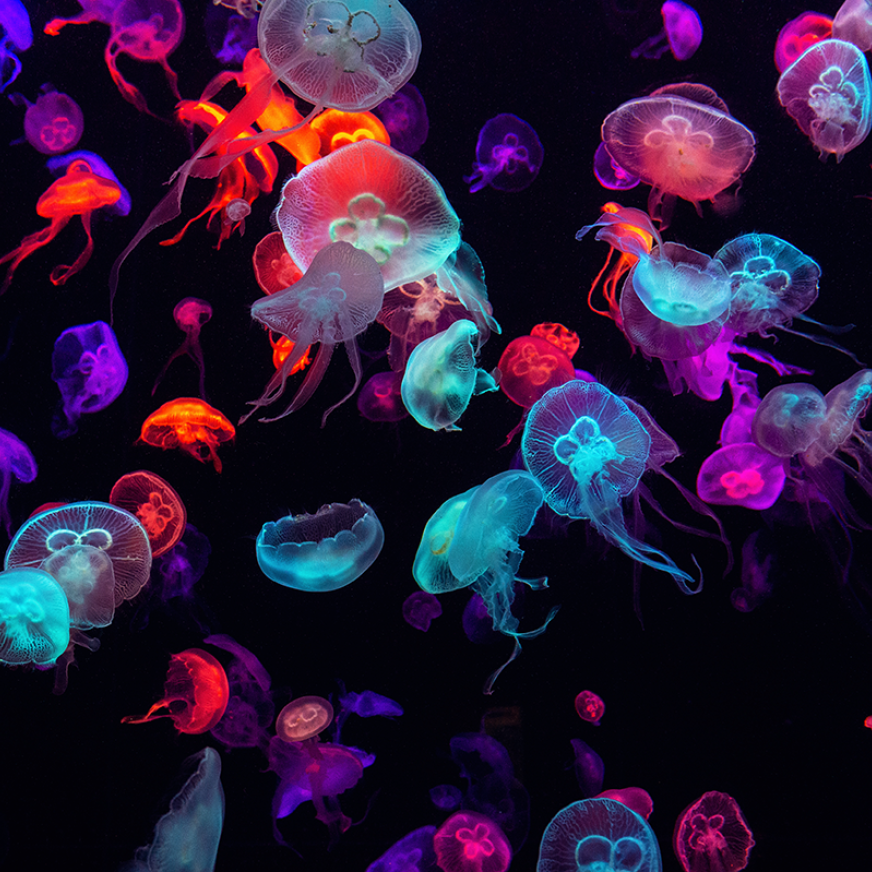
#> input picture assets/images/bg_jellyfish.png, 872 x 872 px
$ python '2.3. Image Formats.py'
#> lines starting #> are read from the running program, lines starting #| are printed output that depends on the picture
# %% [markdown]
# **Jarrian Vince G. Gojar**\
# Instructor I\
# *College of Information and Communications Technology, Sorsogon State University, Philippines*

# %% [markdown]
# # Introduction
#
# Storing an image digitally can be a very simple concept where in which each pixel is stored in three bytes (one each for color channel). However, there are different ways to store images digitally, and the format of the image when stored can affect the image's quality and file size. For example, the `JPEG` format is a lossy format which means that some image quality is lost when the image is compressed and saved, while the `PNG` format is a lossless format which means that no image quality is lost when the image is saved.
#
# A common smartphone can capture an image with a resolution of `4160x2340` pixels, which is over 9 million pixels. Furthermore, this image is a color image, signifying that each pixel is represented by three bytes (one each for the red, green, and blue color channels). This means that a single image can require over 29 million bytes (or 29 megabytes) of storage space. If images were stored in this like this, they would take up a huge amount of storage space, and it would be difficult to share them over the internet. Therefore, images are typically compressed before they are stored or shared. Greater compression can lead to a smaller file size, but it can also lead to a loss of image quality.
#
# Common Types of Image Formats:
#
# 1. Bitmap (BMP)
# 2. JPEG (Joint Photographic Experts Group)
# 3. GIF (Graphics Interchange Format)
# 4. TIFF (Tagged Image File Format)
# 5. PNG (Portable Network Graphics)
#
# **Read More:**
#
# - [Image File Formats by Adobe](https://www.adobe.com/acrobat/hub/guide-to-image-file-formats.html)
# - [Image File Formats by Wikipedia](https://en.wikipedia.org/wiki/Image_file_formats)

# %% [markdown]
# # Initial Setup

# %%
# Import required packages:
import os
import cv2
import PIL
import numpy as np
import matplotlib.pyplot as plt

# Read an image
image_path = '../../assets/images/bg_jellyfish.png'
original_image = cv2.imread(image_path)
#> original_image is the input picture: shape (872, 872, 3); mean B, G, R 55.4, 26.1, 44.7
original_image = cv2.cvtColor(original_image, cv2.COLOR_BGR2RGB)

# Display the image
plt.figure("Original Image")
plt.imshow(original_image)
plt.axis('off')
plt.title(f'(a) Original Image', y=-0.1)
plt.show()

# %% [markdown]
# # Bitmaps
#
# A bitmap is a way to represent a grid of pixels.For grayscale images, each pixel is represented by one byte, where 0 is black and 255 is white. For color images, each pixel is represented by three bytes, where each byte represents the intensity of red, green, or blue.
#
# **Read More:**
#
# - [Bitmap](https://en.wikipedia.org/wiki/Bitmap)

# %% [markdown]
# # JPEG (Joint Photographic Experts Group)
#
# `JPEG` is a lossy compression algorithm that is commonly used for photographic images. The `JPEG` standard defines how an image is compressed into a stream of bytes and how the image is decompressed back into an image. The `JPEG` standard is widely used for storing and transmitting images on the internet. This format sacrifices some image quality to achieve high compression ratios. Since most photographs do not contain exceedingly sharp edges, the loss of quality is usually not noticeable. The `JPEG` compression converts the image into the `YCbCr` color space and then applies the Discrete Cosine Transform (`DCT`) to the image. The `DCT` is a mathematical technique that converts an image into a set of frequencies. The `DCT` is similar to the Fourier Transform, but it is more efficient for images.
#
# **Read More:**
#
# - [`JPEG` - Wikipedia](https://en.wikipedia.org/wiki/`JPEG`)
# - [`JPEG` Standard](https://www.w3.org/Graphics/`JPEG`/itu-t81.pdf)

# %%
# Convert the image to JPEG format
jpeg_image_path = '../../assets/images/bg_jellyfish.jpg'

# Save the image in JPEG format and in RGB color space
cv2.imwrite(jpeg_image_path, cv2.cvtColor(original_image, cv2.COLOR_RGB2BGR), [cv2.IMWRITE_JPEG_QUALITY, 90])

# Read the JPEG image
jpeg_image = cv2.imread(jpeg_image_path)
jpeg_image = cv2.cvtColor(jpeg_image, cv2.COLOR_BGR2RGB)

# Compare the original(PNG) and JPEG images
print('PNG vs JPEG Image')
plt.figure("PNG vs JPEG Image")

plt.subplot(1, 2, 1)
plt.imshow(original_image)
plt.title(f'(a) Original Image (PNG)', y=-0.15)
plt.axis('off')

plt.subplot(1, 2, 2)
plt.imshow(jpeg_image)
plt.title(f'(b) JPEG Image', y=-0.15)
plt.axis('off')

plt.show()

print("PNG Details")
print("Resolution:", f"{original_image.shape[1]}x{original_image.shape[0]}")
#| Resolution: 872x872
print("Size (KB):", f"{os.path.getsize(image_path) / 1024:.2f} KB")
print("Size (MB):", f"{os.path.getsize(image_path) / (1024 * 1024):.2f} MB")

print("\nJPEG Details")
print("Resolution:", f"{jpeg_image.shape[1]}x{jpeg_image.shape[0]}")
#| Resolution: 872x872
print("Size (KB):", f"{os.path.getsize(jpeg_image_path) / 1024:.2f} KB")
print("Size (MB):", f"{os.path.getsize(jpeg_image_path) / (1024 * 1024):.2f} MB")

# %% [markdown]
# The code above shows the comparison between the original `PNG` image and the `JPEG` image. The `JPEG` image is compressed using the `JPEG` algorithm, which results in a smaller file size. The `JPEG` image is visually similar to the original `PNG` image, but it has a smaller file size.

# %% [markdown]
# # GIF (Graphics Interchange Format)
#
# `GIF` is a bitmap image format that was developed by a team at the online services provider `CompuServe` led by American computer scientist `Steve Wilhite` on `June 15, 1987`. Since then, it was widely used on the World Wide Web due to its wide support and portability. `GIF` uses a palette to store color information, and it supports animations. A look-up table of 256 colors (RGB) is used to represent the image. `GIF` images are compressed using the `Lempel-Ziv-Welch (LZW)` lossless data compression technique to reduce the file size without losing the image quality. `GIF` has far too few colors to be a good format for photographs, therefore a `GIF` compression will estimate the color palette of the image and reduce the number of colors in the image to 256 or less. Although `GIF` is not suitable for photographs, it is an excellent format for images with large areas of solid color, like logos, icons, and simple drawings.
#
# **Read More:**
#
# - [`GIF` - Wikipedia](https://en.wikipedia.org/wiki/`GIF`)

# %%
# Read an image
image_PIL = PIL.Image.open(image_path)

# Convert the image to GIF format
gif_image_path = '../../assets/images/bg_jellyfish.gif'

# Save the image in GIF format
image_PIL.save(gif_image_path, format='GIF')

# Read the GIF image
gif_image = PIL.Image.open(gif_image_path)

# Compare the original(PNG) and GIF images
print('PNG vs GIF Image')

plt.figure("PNG vs GIF Image")

plt.subplot(1, 2, 1)
plt.imshow(original_image)
plt.title(f'(a) Original Image (PNG)', y=-0.15)
plt.axis('off')

plt.subplot(1, 2, 2)
plt.imshow(gif_image)
plt.title(f'(b) GIF Image', y=-0.15)
plt.axis('off')

plt.show()

print("PNG Details")
print("Resolution:", f"{original_image.shape[1]}x{original_image.shape[0]}")
#| Resolution: 872x872
print("Size (KB):", f"{os.path.getsize(image_path) / 1024:.2f} KB")
print("Size (MB):", f"{os.path.getsize(image_path) / (1024 * 1024):.2f} MB")

print("\nGIF Details")
print("Resolution:", f"{gif_image.size[0]}x{gif_image.size[1]}")
#| Resolution: 872x872
print("Size (KB):", f"{os.path.getsize(gif_image_path) / 1024:.2f} KB")
print("Size (MB):", f"{os.path.getsize(gif_image_path) / (1024 * 1024):.2f} MB")

# %% [markdown]
# The above code demonstrates how to convert an image to GIF format. The image is
# read using the PIL library, and the image is saved in GIF format using the
# `save()` method. The GIF image is then read and displayed using the `imshow()`
# function of the matplotlib library.
#
# As shown in the output, the GIF image has a smaller file size compared to the
# original PNG image. However, some details are lost in the GIF image due to the
# reduction in the number of colors.

# %% [markdown]
# # TIFF (Tagged Image File Format)
#
# The `TIFF` format is a flexible format that normally saves 8 or 16 bits per color (red, green, blue) for a total of 24 or 48 bits. `TIFF`s also support layers, alpha channels, and annotations. The format is widely supported by image-manipulation applications, by publishing and page layout applications, and by scanning, faxing, word processing, optical character recognition, and other applications.
#
# `TIFF` format can store data with or without compression. If the data is not compressed, then `TIFF` files can be larger than bitmap files. Scanner software often saves scanned images as `TIFF` files which allows the user to view the raw image data in the file. This is actually useful to companies which will modify the image by inserting new data fields into the image file. Standard `TIFF` files will not be able to display the new data fields and may not be able to display the image at all.
#
# **Read More:**
#
# - [`TIFF` (Tagged Image File Format)](https://en.wikipedia.org/wiki/TIFF)

# %% [markdown]
# # PNG (Portable Network Graphics)
#
# The `PNG` format was designed for transmitting images over the internet, thus gaining its name "Portable Network Graphics". It is a lossless compression which means that it creates files that are larger than `JPEGs`, but it does not lose any information in the process. `PNGs` are ideal for images that require transparency and for images that need to be edited and saved multiple times. Unlike `JPEGs`, `PNGs` support transparency. This means that you can have an image with a transparent background that allows you to place the image on top of another image or background. This is useful for logos and other images that require a transparent background. PNG supports RGBA color space, which means that it can store an additional channel for transparency. This channel is called the Alpha channel and it stores information about how opaque each pixel is. This allows for images to have a transparent background.
#
# **Read More:**
#
# - [Wikipedia - Portable Network Graphics](https://en.wikipedia.org/wiki/Portable_Network_Graphics)

# %%
# Read an image with transparency
transparent_image_path = '../../assets/images/nb_rainbow_smoke.png'

# Read the image
transparent_image = PIL.Image.open(transparent_image_path)
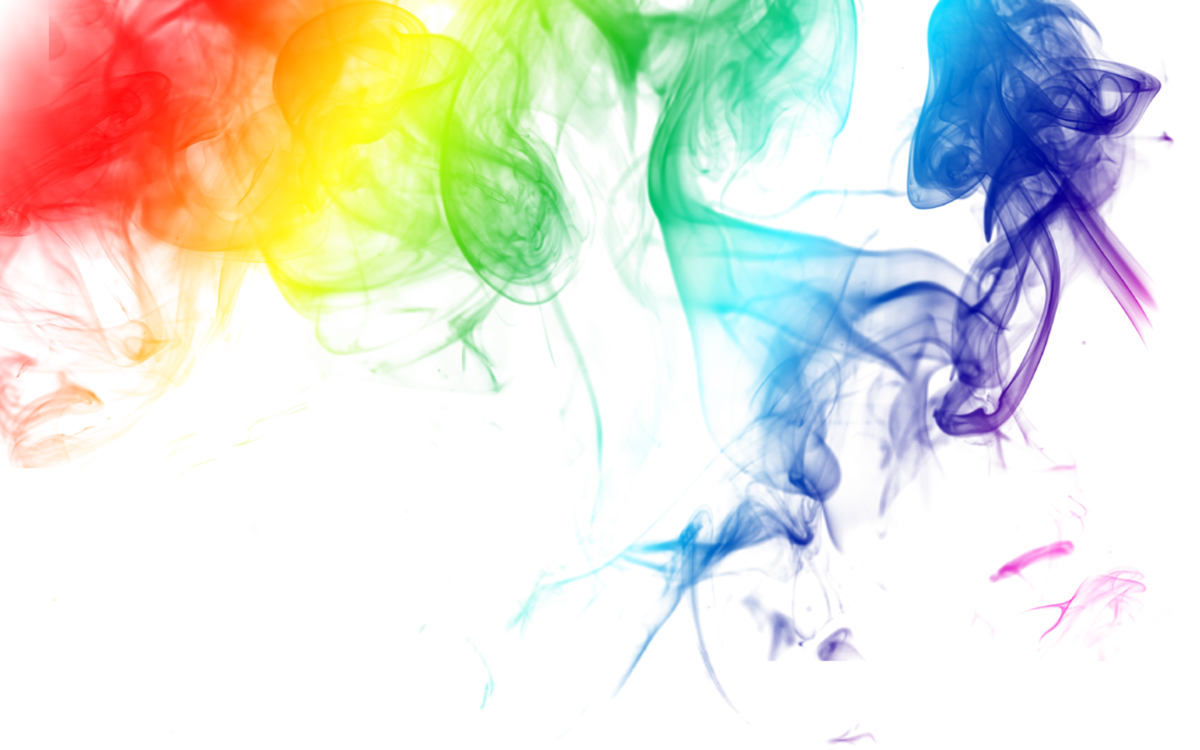
#> input picture assets/images/nb_rainbow_smoke.png, 1200 x 750 px
#> transparent_image is the input picture: PIL image 1200x750 RGBA; mean R, G, B, A 109.6, 142.9, 112.7, 56

# Divide the image into RGB and Alpha channels
r, g, b, a = transparent_image.split()
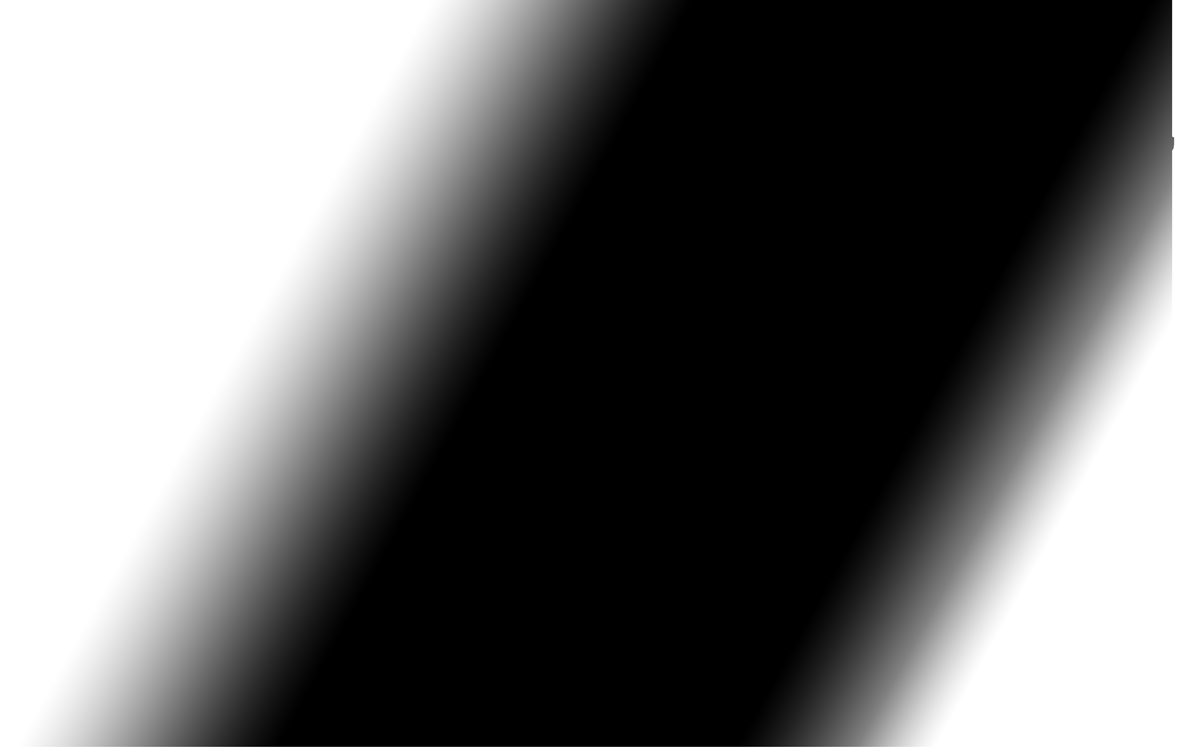
#> r: PIL image 1200x750 L; min 0, max 255, mean 109.6
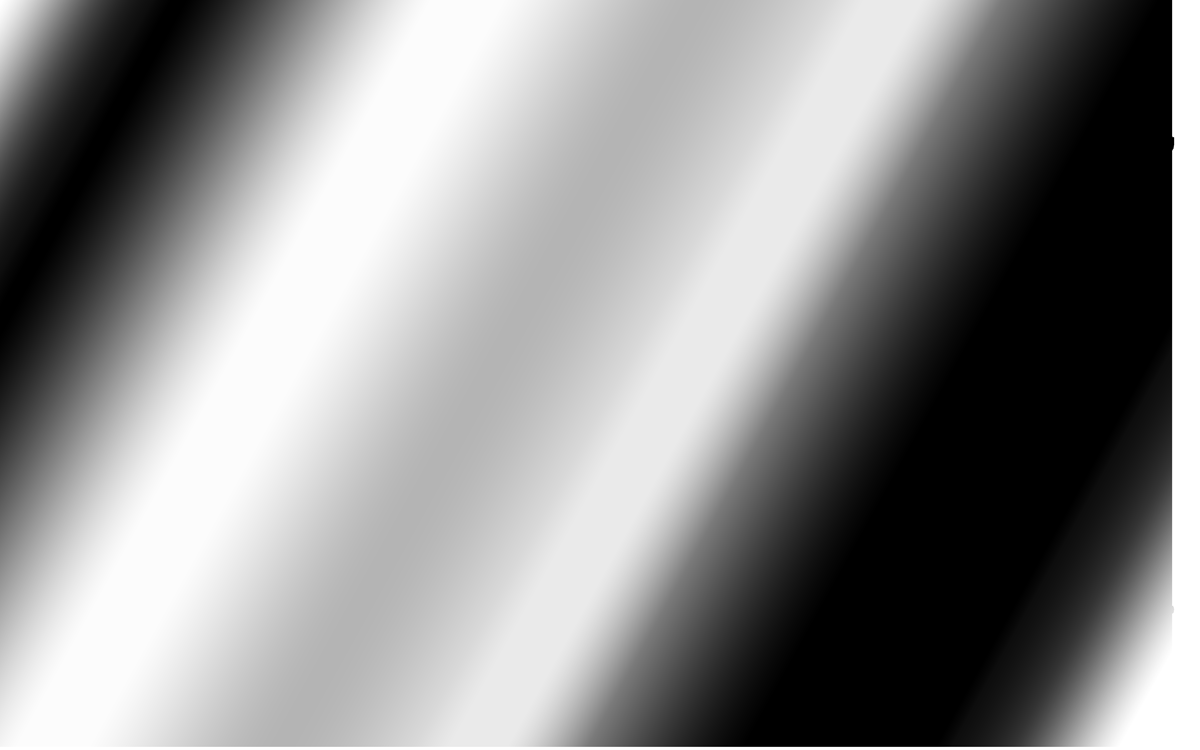
#> g: PIL image 1200x750 L; min 0, max 255, mean 142.9
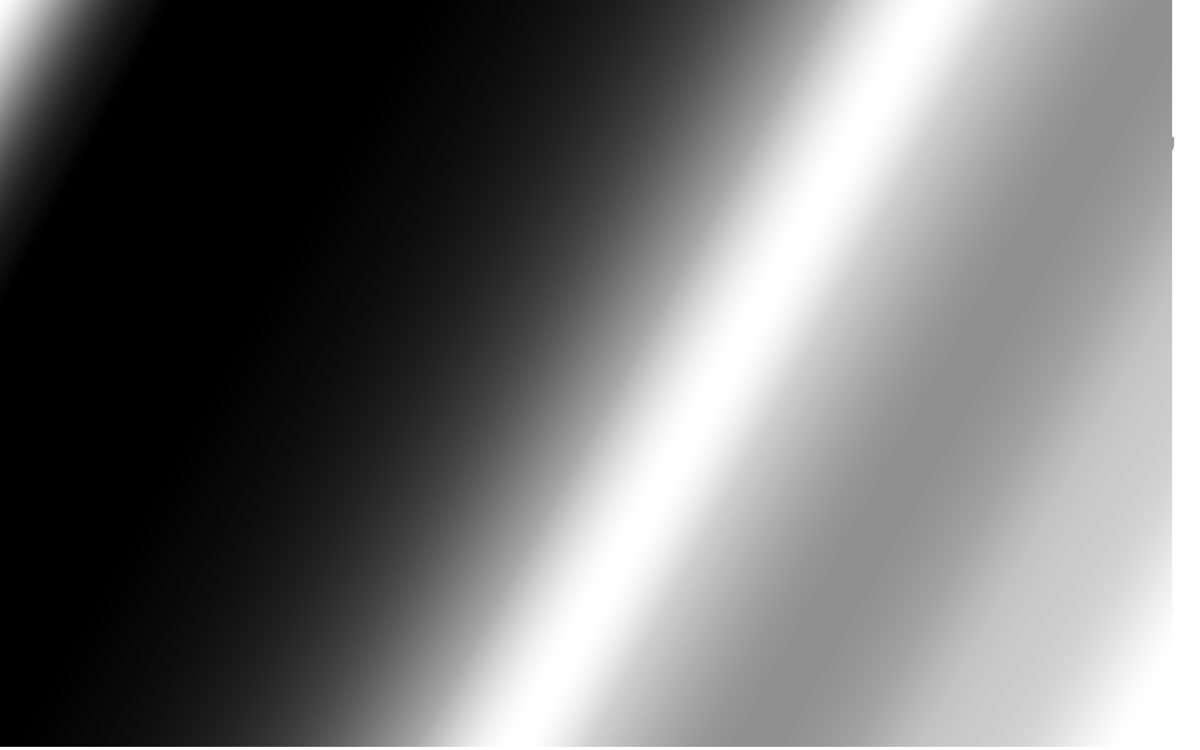
#> b: PIL image 1200x750 L; min 0, max 255, mean 112.7
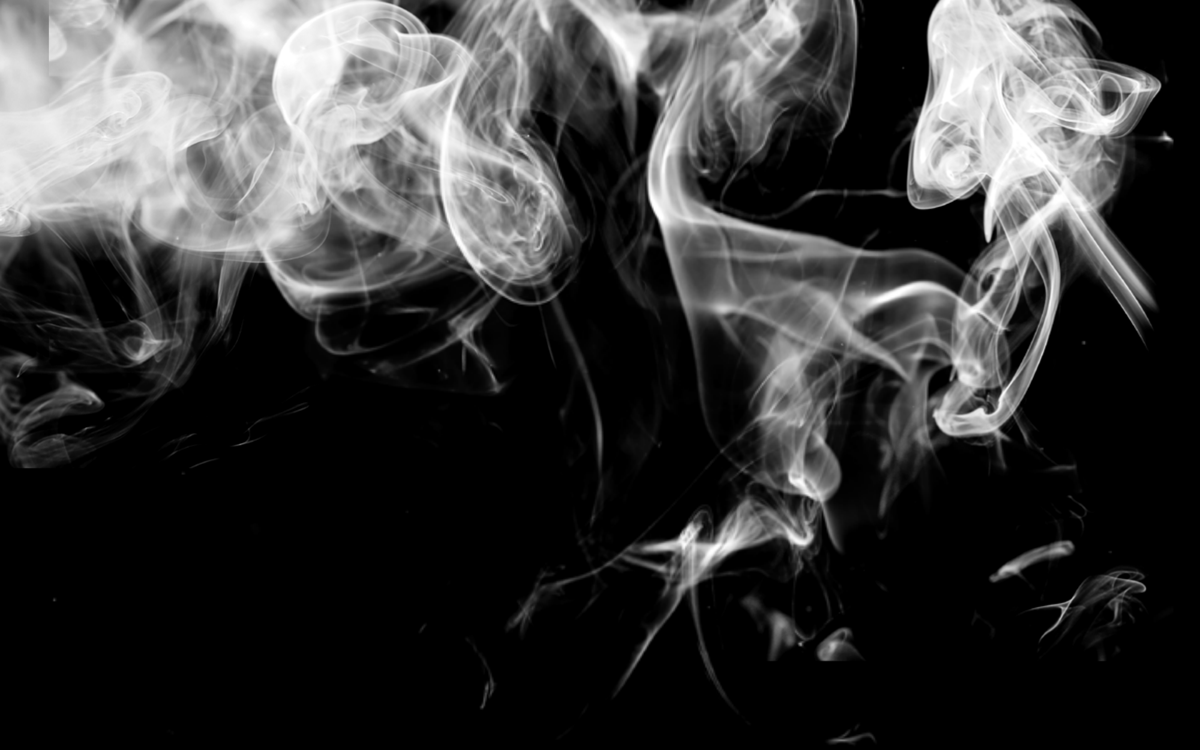
#> a: PIL image 1200x750 L; min 0, max 255, mean 56

# Display the image
print('Dividing the image into its Four Color Channels')
plt.figure("RGBA Channels")

plt.subplot(2, 3, 1)
plt.imshow(transparent_image)
plt.title(f'(a) Original Image', y=-0.25)
plt.axis('off')

plt.subplot(2, 3, 2)
plt.imshow(r, cmap='Reds')
plt.title(f'(b) Red Channel', y=-0.25)
plt.axis('off')

plt.subplot(2, 3, 3)
plt.imshow(g, cmap='Greens')
plt.title(f'(c) Green Channel', y=-0.25)
plt.axis('off')

plt.subplot(2, 3, 5)
plt.imshow(b, cmap='Blues')
plt.title(f'(d) Blue Channel', y=-0.25)
plt.axis('off')

plt.subplot(2, 3, 6)
plt.imshow(a, cmap='Greys')
plt.title(f'(e) Alpha Channel', y=-0.25)
plt.axis('off')

plt.show()

# %% [markdown]
# The code above shows the `RGBA` channels of an image with transparency - `PNG` format. The image is divided into four channels: Red, Green, Blue, and Alpha. The Alpha channel stores information about how opaque each pixel is. This allows for images to have a transparent background.

# %% [markdown]
# # Summary
#
# There are many different ways to store images digitally, and the format in which an image is stored can have a significant impact on the image's quality and file size. Common image formats include `Bitmap (BMP)`, `JPEG`, `GIF`, `TIFF`, and `PNG`. Each format has its own characteristics and use cases. For example, `JPEG` is a lossy format that is widely used for photographic images, while `PNG` is a lossless format that is ideal for images that require transparency. Understanding the differences between image formats can help you choose the right format for your specific needs. It is also important to note that the choice of image format can affect the file size of the image. Lossy formats like `JPEG` can achieve high compression ratios, resulting in smaller file sizes, but at the cost of some image quality. Lossless formats like `PNG` preserve image quality but result in larger file sizes. When choosing an image format, it is important to consider the trade-offs between image quality and file size to ensure that the image meets your specific requirements.

# %% [markdown]
# # References
#
# - Thomas G. (2022). Graphic Designing: A Step-by-Step Guide (Advanced). Larsen & Keller. ISBN: 978-1-64172-536-1
# - Singh M. (2022). Computer Graphics and Multimedia. Random Publications LLP. ISBN: 978-93-93884-95-4
# - Singh M. (2022). Computer Graphics Science. Random Publications LLP. ISBN: 978-93-93884-03-9
# - Singh M. (2022). Computer Graphics Software. Random Publications LLP. ISBN: 9789393884114
# - Tyagi, V. (2021). Understanding Digital Image Processing. CRC Press.
# - Ikeuchi, K. (Ed.). (2021). Computer Vision: A Reference Guide (2nd ed.). Springer.
# - Bhuyan, M. K. (2020). Computer Vision and Image Processing. CRC Press.
# - Howse, J., & Minichino, J. (2020). Learning OpenCV 4 Computer Vision with Python 3: Get to grips with tools, techniques, and algorithms for computer vision and machine learning. Packt Publishing Ltd.
# - Kinser, J. M. (2019). Image Operators: Image Processing in Python. CRC Press.
#
